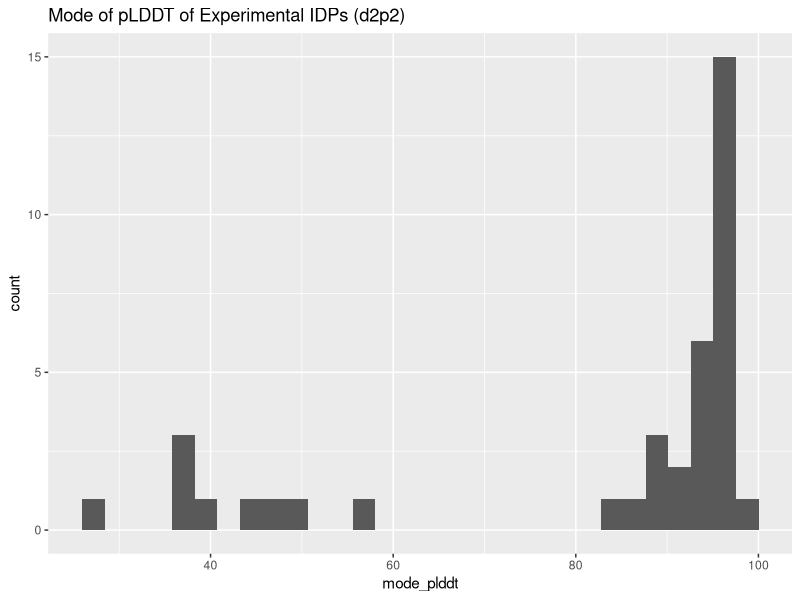
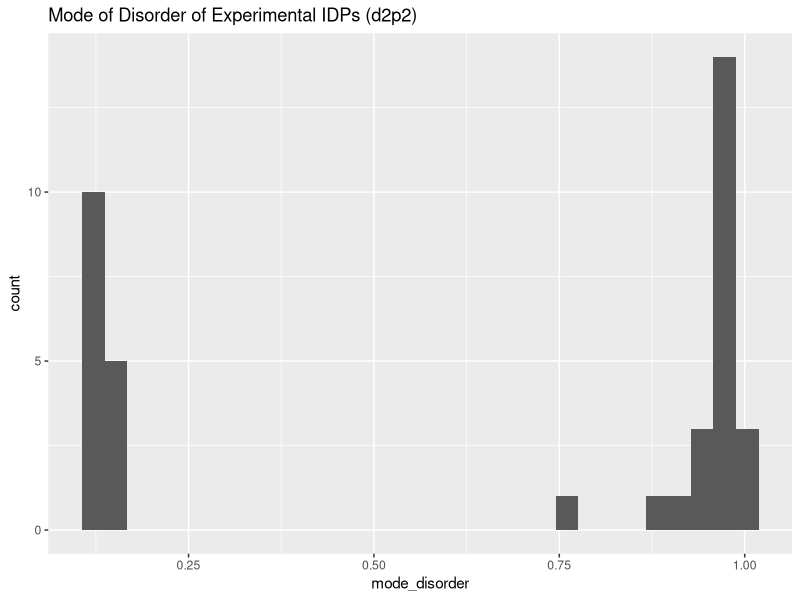
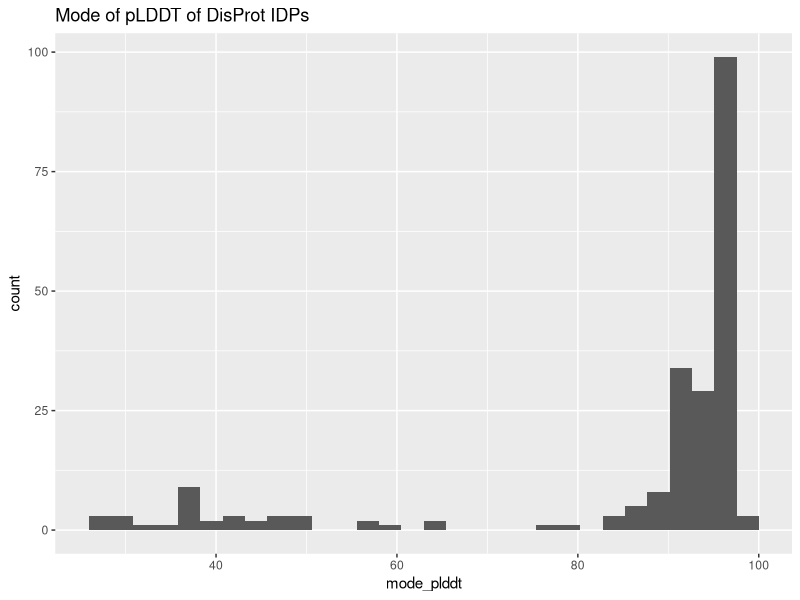
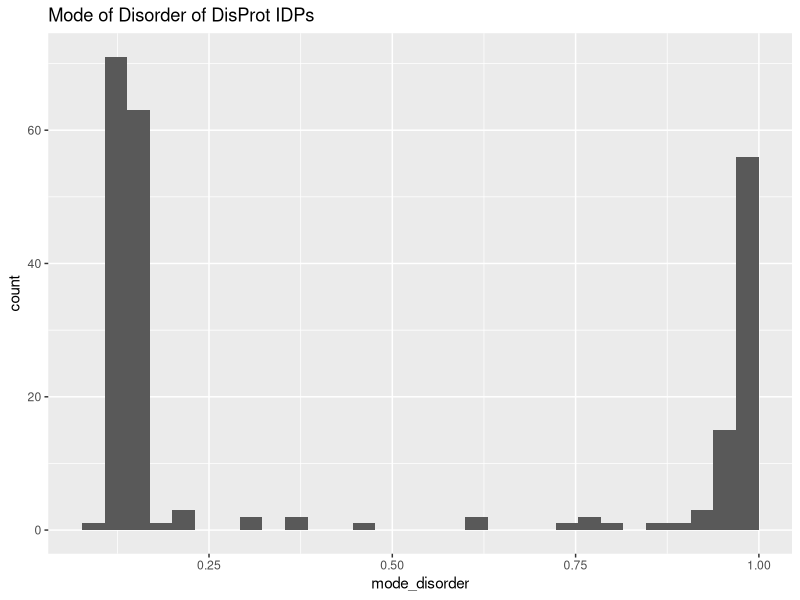

Here is the R script that generated these plots, in order: (Note: this script raises an error after producing the figures.)
library(readxl)
library(tidyverse)

biomart_mapping <- read_tsv("IDP decisions/biomart_mapping.tsv")
alphafold_mode <- read_tsv("IDP decisions/all_proteins_from_alphafold_with_mode.tsv")
aiupred_mode <- read_tsv("IDP decisions/all_proteins_from_aiupred_with_mode.tsv")

d2p2_idps <- readxl::read_xlsx("d2p2_experimental_idps.xlsx",
                          range = "A1:A38",
                          col_names = F)
colnames(d2p2_idps) <- "ensembl_gene_id"
d2p2_idps <- d2p2_idps %>%
  left_join(alphafold_mode, by = "ensembl_gene_id") %>%
  left_join(aiupred_mode, by = "ensembl_gene_id")

disprot_idps <- read_tsv("DisProt/DisProt release_2024_12.tsv") %>%
  select(acc, disorder_content) %>%
  distinct() %>%
  inner_join(biomart_mapping, by = join_by(acc == uniprotswissprot)) %>%
  select(ensembl_gene_id, disorder_content) %>%
  arrange(disorder_content) %>%
  left_join(alphafold_mode, by = "ensembl_gene_id") %>%
  left_join(aiupred_mode, by = "ensembl_gene_id")

# d2p2 AF Mode
d2p2_idps %>%
  ggplot(aes(x = mode_plddt)) +
  geom_histogram() +
  labs(title = "Mode of pLDDT of Experimental IDPs (d2p2)")

# d2p2 AIUPred Mode
d2p2_idps %>%
  ggplot(aes(x = mode_disorder)) +
  geom_histogram() +
  labs(title = "Mode of Disorder of Experimental IDPs (d2p2)")

# DisProt AF Mode
disprot_idps %>%
  ggplot(aes(x = mode_plddt)) +
  geom_histogram() +
  labs(title = "Mode of pLDDT of DisProt IDPs")

# DisProt AIUPred Mode
disprot_idps %>%
  right_join(disprot_idps) %>%
  ggplot(aes(x = mode_disorder)) +
  geom_histogram() +
  labs(title = "Mode of Disorder of DisProt IDPs")

# Change of the ratio of DisProt IDPs with disorder_mode > 60
# with disorder_content threshold
disorder_content_thresholds <- seq(0,100,5)
total_num <- nrow(disprot_idps)
ratio_alpha60 <- c()
i <- 1
for (threshold in disorder_content_thresholds) {
  df <- disprot_idps %>%
    filter(disorder_content > threshold)
  # disorder score ratios:
  ratio_alpha60[i] <- df %>%
    filter(mode_plddt > 60) %>%
    nrow() %>%
    `/`(nrow(df))
  i <- i + 1
}
plot(disorder_content_range, ratio_alpha60)
